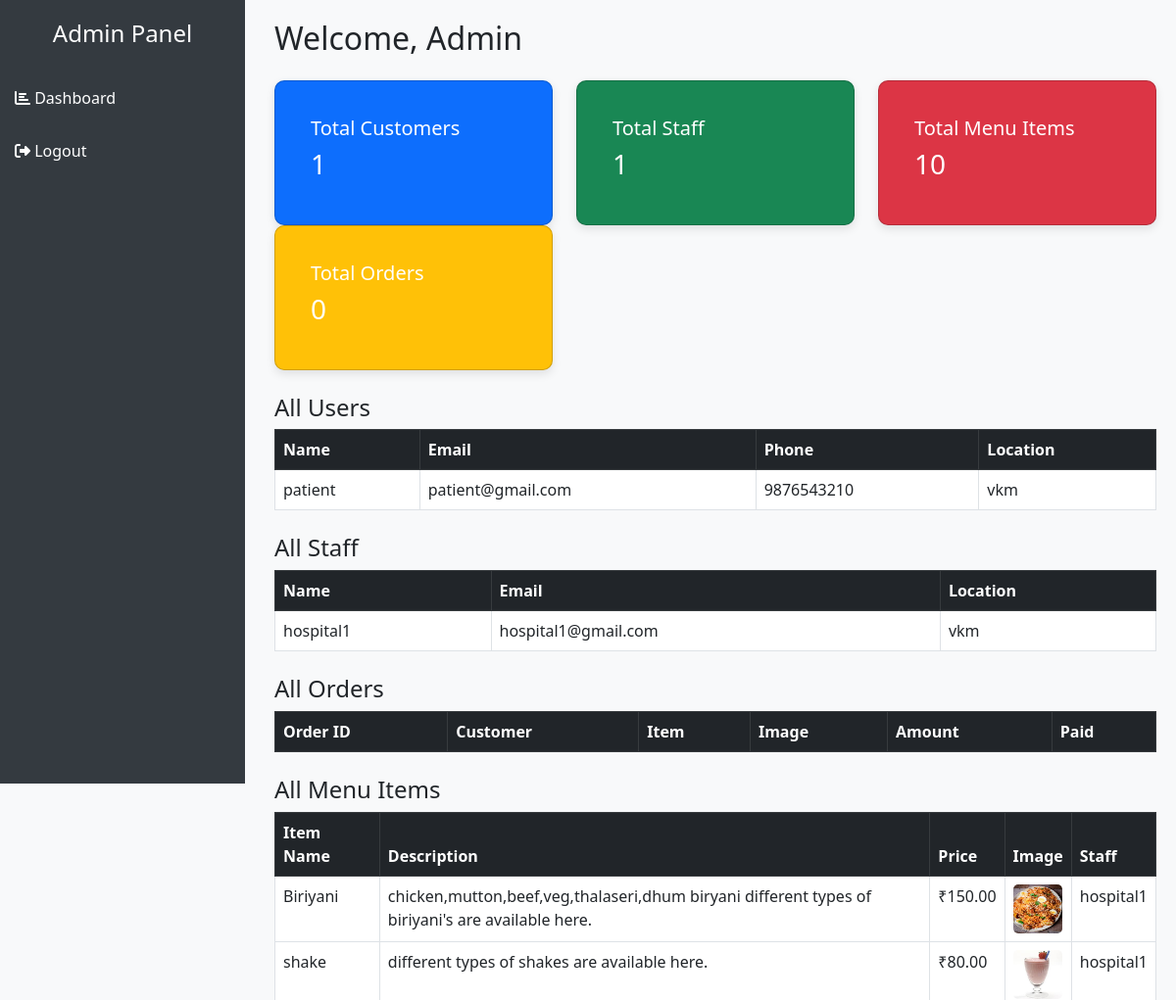
The page /adminhome/ (upper part) on the database as committed earlier.
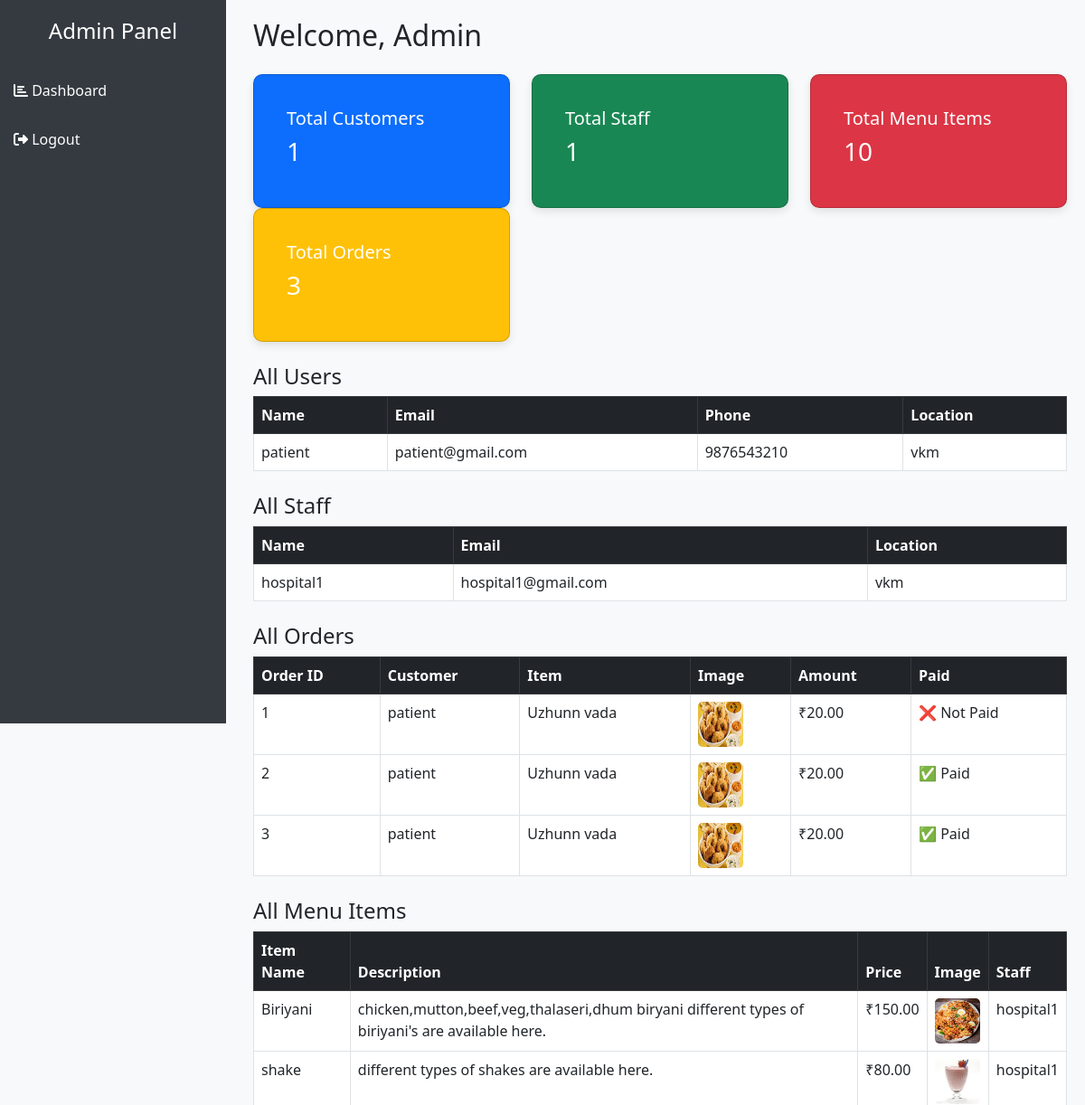
The same page on the database as committed later.
### app/models.py (models this page shows, shortened)
class Customer(models.Model):
    name = models.CharField(max_length=100)
    email = models.EmailField(unique=True)
    phone = models.PositiveBigIntegerField()
    password = models.CharField(max_length=255)
    location = models.CharField(max_length=255)

class Staf(models.Model):
    name = models.CharField(max_length=100)
    email = models.EmailField(unique=True)
    password = models.CharField(max_length=255)
    location = models.CharField(max_length=255)

class MenuCard(models.Model):
    staf = models.ForeignKey(Staf, on_delete=models.CASCADE)  # Link menu to a staff user
    item_name = models.CharField(max_length=200)
    description = models.TextField()
    price = models.DecimalField(max_digits=6, decimal_places=2)
    image = models.ImageField(upload_to='menu_images/', blank=True, null=True)

class Order(models.Model):
    customer = models.ForeignKey(Customer, on_delete=models.CASCADE)
    item = models.ForeignKey(MenuCard, on_delete=models.CASCADE)
    amount = models.DecimalField(max_digits=10, decimal_places=2)
    razorpay_order_id = models.CharField(max_length=255, blank=True, null=True)
    razorpay_payment_id = models.CharField(max_length=255, blank=True, null=True)
    razorpay_signature = models.CharField(max_length=255, blank=True, null=True)
    paid = models.BooleanField(default=False)

### app/views.py (the view)
# urls.py: path('adminhome/', views.adminhome, name='adminhome'),
def adminhome(request):
    total_customers = Customer.objects.count()
    total_staff = Staf.objects.count()
    total_orders = Order.objects.count()
    total_items = MenuCard.objects.count()  # Count total menu items
    customers = Customer.objects.all()
    staff = Staf.objects.all()
    orders = Order.objects.all()
    menu_items = MenuCard.objects.all()  # Fetch all menu items
    context = {
        'total_customers': total_customers,
        'total_staff': total_staff,
        'total_orders': total_orders,
        'total_items': total_items,  # Pass total menu items
        'customers': customers,
        'staff': staff,
        'orders': orders,
        'menu_items': menu_items,  # Pass menu items to template
    }
    return render(request, 'admin/adminhome.html', context)

### templates/admin/adminhome.html (shortened to what this page needs)
<!DOCTYPE html>
<html lang="en">
<head>
    <link href="https://cdn.jsdelivr.net/npm/bootstrap@5.3.0/dist/css/bootstrap.min.css" rel="stylesheet">
</head>
<body>
<div class="d-flex">
    <div class="sidebar">
        <h4 class="text-center mb-4">Admin Panel</h4>
        <a href="#" onclick="showSection('dashboard')"><i class="fas fa-chart-bar"></i> Dashboard</a>
        <a href="../logout"><i class="fas fa-sign-out-alt"></i> Logout</a>
    </div>
    <div class="main-content">
        <h2 class="mb-4">Welcome, Admin</h2>
        <div class="row">
            <div class="col-md-4">
                <div class="card dashboard-card bg-primary text-white">
                    <div class="card-body">
                        <h5>Total Customers</h5>
                        <h3>{{ total_customers }}</h3>
                    </div>
                </div>
            </div>
            <div class="col-md-4">
                <div class="card dashboard-card bg-success text-white">
                    <div class="card-body">
                        <h5>Total Staff</h5>
                        <h3>{{ total_staff }}</h3>
                    </div>
                </div>
            </div>
            <div class="col-md-4">
                <div class="card dashboard-card bg-danger text-white">
                    <div class="card-body">
                        <h5>Total Menu Items</h5>
                        <h3>{{ total_items }}</h3>
                    </div>
                </div>
            </div>
            <div class="col-md-4">
                <div class="card dashboard-card bg-warning text-white">
                    <div class="card-body">
                        <h5>Total Orders</h5>
                        <h3>{{ total_orders }}</h3>
                    </div>
                </div>
            </div>
        </div>
        <div class="mt-4">
            <h4>All Users</h4>
            <table class="table table-bordered">
                <thead class="table-dark">
                    <tr>
                        <th>Name</th>
                        <th>Email</th>
                        <th>Phone</th>
                        <th>Location</th>
                    </tr>
                </thead>
                <tbody>
                    {% for customer in customers %}
                    <tr>
                        <td>{{ customer.name }}</td>
                        <td>{{ customer.email }}</td>
                        <td>{{ customer.phone }}</td>
                        <td>{{ customer.location }}</td>
                    </tr>
                    {% endfor %}
                </tbody>
            </table>
        </div>
        <div class="mt-4">
            <h4>All Staff</h4>
            <table class="table table-bordered">
                <thead class="table-dark">
                    <tr>
                        <th>Name</th>
                        <th>Email</th>
                        <th>Location</th>
                    </tr>
                </thead>
                <tbody>
                    {% for staff in staff %}
                    <tr>
                        <td>{{ staff.name }}</td>
                        <td>{{ staff.email }}</td>
                        <td>{{ staff.location }}</td>
                    </tr>
                    {% endfor %}
                </tbody>
            </table>
        </div>
<div class="mt-4">
    <h4>All Orders</h4>
    <table class="table table-bordered">
        <thead class="table-dark">
            <tr>
                <th>Order ID</th>
                <th>Customer</th>
                <th>Item</th>
                <th>Image</th>
                <th>Amount</th>
                <th>Paid</th>
            </tr>
        </thead>
        <tbody>
            {% for order in orders %}
            <tr>
                <td>{{ order.id }}</td>
                <td>{{ order.customer.name }}</td>
                <td>{{ order.item.item_name }}</td>
                <td>
                    {% if order.item.image %}
                        <img src="{{ order.item.image.url }}" alt="Item Image" style="width: 50px; height: 50px; border-radius: 5px;">
                    {% else %}
                        No Image
                    {% endif %}
                </td>
                <td>₹{{ order.amount }}</td>
                <td>{% if order.paid %} ✅ Paid {% else %} ❌ Not Paid {% endif %}</td>
            </tr>
            {% endfor %}
        </tbody>
    </table>
</div>
<div class="mt-4">
    <h4>All Menu Items</h4>
    <table class="table table-bordered">
        <thead class="table-dark">
            <tr>
                <th>Item Name</th>
                <th>Description</th>
                <th>Price</th>
                <th>Image</th>
                <th>Staff</th>
            </tr>
        </thead>
        <tbody>
            {% for item in menu_items %}
            <tr>
                <td>{{ item.item_name }}</td>
                <td>{{ item.description }}</td>
                <td>₹{{ item.price }}</td>
                <td>
                    {% if item.image %}
                        <img src="{{ item.image.url }}" alt="Item Image" style="width: 50px; height: 50px; border-radius: 5px;">
                    {% else %}
                        No Image
                    {% endif %}
                </td>
                <td>{{ item.staf.name }}</td>
            </tr>
            {% endfor %}
        </tbody>
    </table>
</div>
</div>
</div>
</body>
</html>

### templates/admin/adminhome.html (style rules this page uses)
body { background-color: #f8f9fa; }
.sidebar { height: 100vh; width: 250px; background: #343a40; color: white; padding-top: 20px; position: fixed; }
.sidebar a { color: white; text-decoration: none; display: block; padding: 15px; font-size: 16px; }
.main-content { margin-left: 260px; padding: 20px; }
.dashboard-card { padding: 20px; border-radius: 10px; box-shadow: 0px 4px 10px rgba(0, 0, 0, 0.1); }

Rows that differ between the two databases and show on the page:
added Order: id "1", customer.name "patient", item.item_name "Uzhunn vada", item.image (picture), amount "20.00", paid "❌ Not Paid"
added Order: id "2", customer.name "patient", item.item_name "Uzhunn vada", item.image (picture), amount "20.00", paid "✅ Paid"
added Order: id "3", customer.name "patient", item.item_name "Uzhunn vada", item.image (picture), amount "20.00", paid "✅ Paid"
Other text that changed with them:
{{ total_orders }}: "0" → "3"
